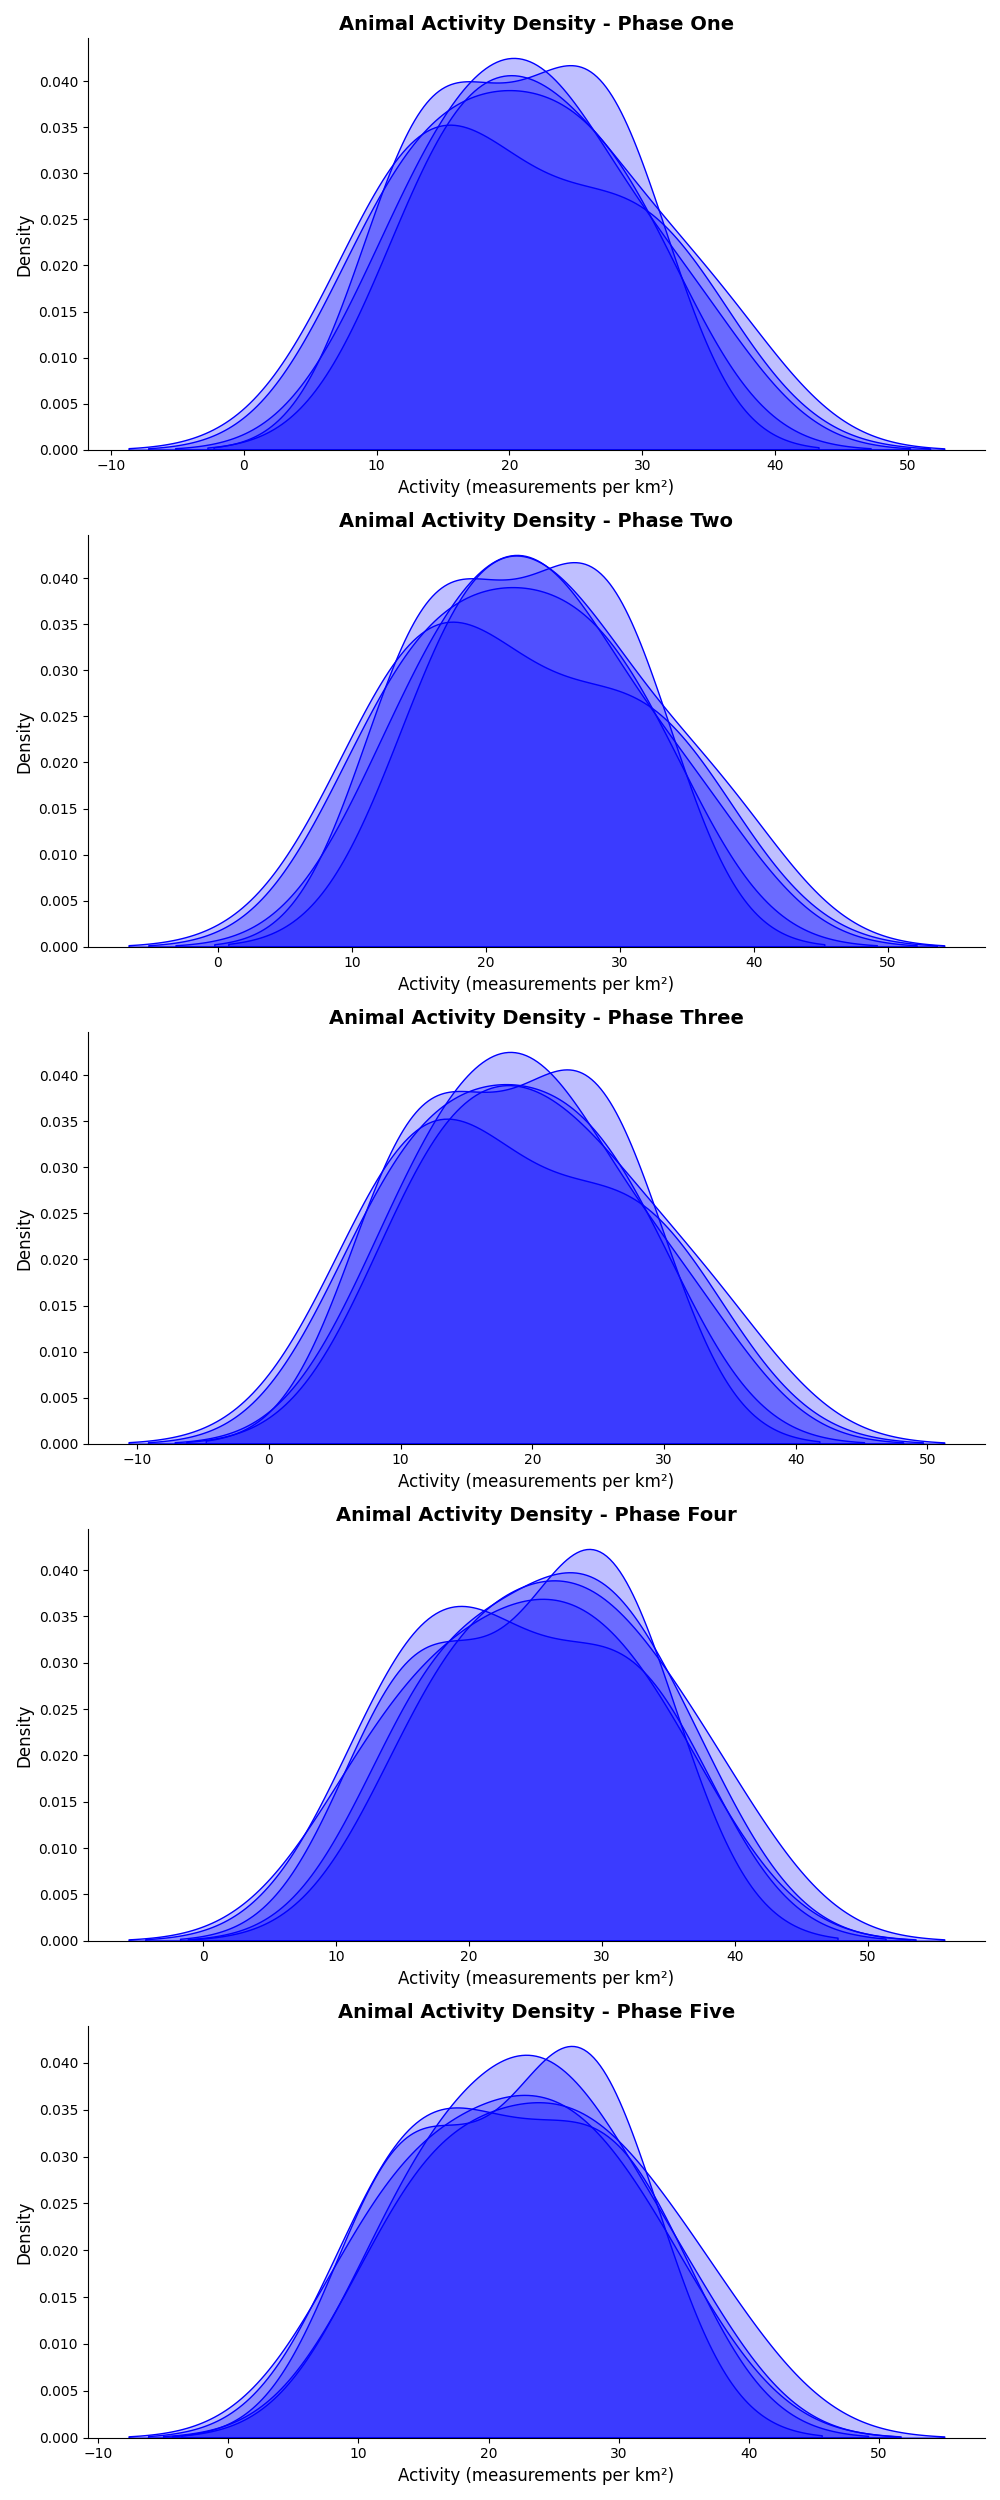

Recreate this plot in Python.
import matplotlib.pyplot as plt
import numpy as np
import seaborn as sns

locations = ['Zone 1', 'Zone 2', 'Sector 3', 'Area 4', 'Field 5']

phase_one_activity = np.array([
    [10, 15, 11, 14, 12], 
    [20, 23, 18, 21, 22], 
    [30, 35, 32, 28, 33],
    [25, 26, 28, 27, 24],
    [15, 16, 14, 13, 17]
])

phase_two_activity = np.array([
    [12, 18, 13, 16, 14], 
    [22, 25, 20, 23, 24], 
    [32, 37, 34, 30, 35],
    [27, 28, 30, 29, 26],
    [17, 18, 16, 15, 19]
])

phase_three_activity = np.array([
    [8, 12, 9, 11, 10], 
    [18, 21, 16, 19, 20], 
    [28, 33, 30, 26, 31],
    [23, 24, 26, 25, 22],
    [13, 14, 12, 11, 15]
])

phase_four_activity = np.array([
    [13, 17, 14, 15, 16], 
    [25, 28, 22, 27, 29], 
    [35, 38, 33, 31, 36],
    [29, 30, 32, 31, 28],
    [19, 21, 18, 17, 20]
])

phase_five_activity = np.array([
    [11, 14, 12, 13, 13], 
    [23, 26, 21, 24, 25], 
    [33, 36, 31, 29, 34],
    [26, 27, 29, 28, 25],
    [16, 17, 15, 14, 18]
])

fig, axs = plt.subplots(5, 1, figsize=(10, 25), tight_layout=True)

def create_density_plot(ax, data, phase):
    for i, loc in enumerate(locations):
        sns.kdeplot(data[:, i], ax=ax, fill=True, color='blue')  # Apply a single color for all
    ax.set_title(f'Animal Activity Density - {phase}', fontsize=14, fontweight='bold')
    ax.set_ylabel('Density', fontsize=12)
    ax.set_xlabel('Activity (measurements per km²)', fontsize=12)
    ax.grid(False)
    ax.spines['top'].set_visible(False)
    ax.spines['right'].set_visible(False)

create_density_plot(axs[0], phase_one_activity, 'Phase One')
create_density_plot(axs[1], phase_two_activity, 'Phase Two')
create_density_plot(axs[2], phase_three_activity, 'Phase Three')
create_density_plot(axs[3], phase_four_activity, 'Phase Four')
create_density_plot(axs[4], phase_five_activity, 'Phase Five')

plt.show()
